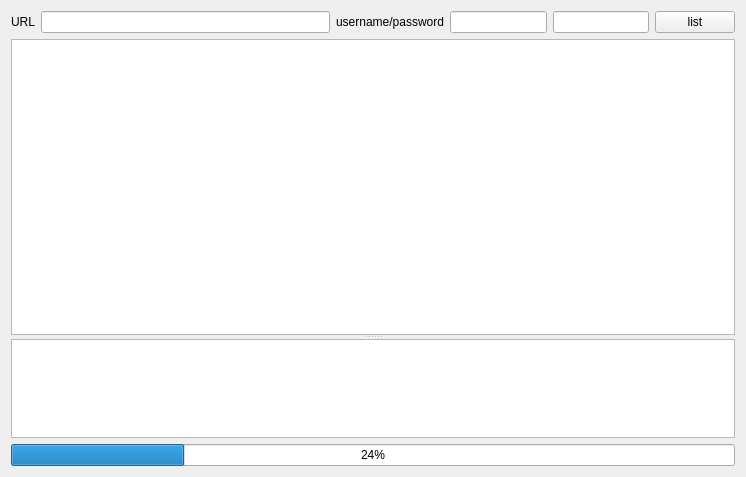
<?xml version="1.0" encoding="UTF-8"?>
<ui version="4.0">
 <class>MainWindow</class>
 <widget class="QMainWindow" name="MainWindow">
  <property name="geometry">
   <rect>
    <x>0</x>
    <y>0</y>
    <width>746</width>
    <height>477</height>
   </rect>
  </property>
  <property name="windowTitle">
   <string>MainWindow</string>
  </property>
  <widget class="QWidget" name="centralWidget">
   <layout class="QVBoxLayout" name="verticalLayout">
    <item>
     <layout class="QHBoxLayout" name="horizontalLayout">
      <item>
       <widget class="QLabel" name="label">
        <property name="sizePolicy">
         <sizepolicy hsizetype="Fixed" vsizetype="Preferred">
          <horstretch>0</horstretch>
          <verstretch>0</verstretch>
         </sizepolicy>
        </property>
        <property name="text">
         <string>URL</string>
        </property>
       </widget>
      </item>
      <item>
       <widget class="QLineEdit" name="url">
        <property name="sizePolicy">
         <sizepolicy hsizetype="Expanding" vsizetype="Fixed">
          <horstretch>3</horstretch>
          <verstretch>0</verstretch>
         </sizepolicy>
        </property>
       </widget>
      </item>
      <item>
       <widget class="QLabel" name="label_2">
        <property name="sizePolicy">
         <sizepolicy hsizetype="Fixed" vsizetype="Preferred">
          <horstretch>0</horstretch>
          <verstretch>0</verstretch>
         </sizepolicy>
        </property>
        <property name="text">
         <string>username/password</string>
        </property>
       </widget>
      </item>
      <item>
       <widget class="QLineEdit" name="username">
        <property name="sizePolicy">
         <sizepolicy hsizetype="Expanding" vsizetype="Fixed">
          <horstretch>1</horstretch>
          <verstretch>0</verstretch>
         </sizepolicy>
        </property>
       </widget>
      </item>
      <item>
       <widget class="QLineEdit" name="pasword">
        <property name="sizePolicy">
         <sizepolicy hsizetype="Expanding" vsizetype="Fixed">
          <horstretch>1</horstretch>
          <verstretch>0</verstretch>
         </sizepolicy>
        </property>
        <property name="echoMode">
         <enum>QLineEdit::Password</enum>
        </property>
       </widget>
      </item>
      <item>
       <widget class="QPushButton" name="pushButton">
        <property name="text">
         <string>list</string>
        </property>
       </widget>
      </item>
     </layout>
    </item>
    <item>
     <widget class="QSplitter" name="splitter">
      <property name="orientation">
       <enum>Qt::Vertical</enum>
      </property>
      <widget class="QTableView" name="list">
       <property name="sizePolicy">
        <sizepolicy hsizetype="Expanding" vsizetype="Expanding">
         <horstretch>0</horstretch>
         <verstretch>3</verstretch>
        </sizepolicy>
       </property>
       <property name="alternatingRowColors">
        <bool>true</bool>
       </property>
       <property name="selectionMode">
        <enum>QAbstractItemView::SingleSelection</enum>
       </property>
       <property name="selectionBehavior">
        <enum>QAbstractItemView::SelectRows</enum>
       </property>
       <property name="sortingEnabled">
        <bool>false</bool>
       </property>
       <attribute name="horizontalHeaderStretchLastSection">
        <bool>false</bool>
       </attribute>
      </widget>
      <widget class="QPlainTextEdit" name="log">
       <property name="sizePolicy">
        <sizepolicy hsizetype="Expanding" vsizetype="Expanding">
         <horstretch>0</horstretch>
         <verstretch>1</verstretch>
        </sizepolicy>
       </property>
      </widget>
     </widget>
    </item>
    <item>
     <widget class="QProgressBar" name="progressBar">
      <property name="value">
       <number>24</number>
      </property>
     </widget>
    </item>
   </layout>
  </widget>
  <widget class="QMenuBar" name="menuBar">
   <property name="geometry">
    <rect>
     <x>0</x>
     <y>0</y>
     <width>746</width>
     <height>21</height>
    </rect>
   </property>
  </widget>
 </widget>
 <layoutdefault spacing="6" margin="11"/>
 <resources/>
 <connections/>
</ui>
